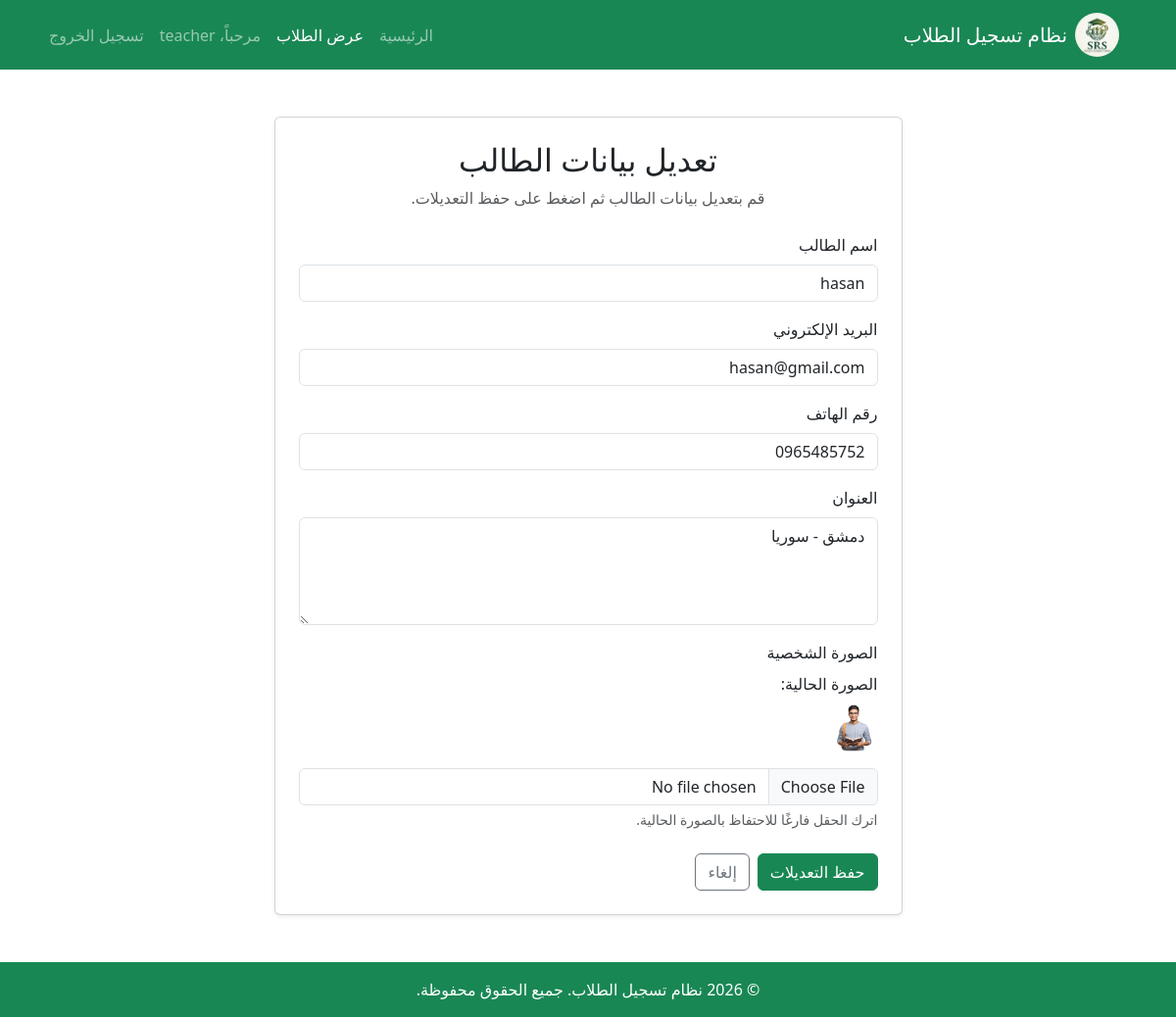
/update_student.php?id=11 (signed in), run on the app's committed database.
### tables this page shows
CREATE TABLE `students` (
  `id` int(11) NOT NULL,
  `name` varchar(100) DEFAULT NULL,
  `email` varchar(100) DEFAULT NULL,
  `phone` varchar(15) DEFAULT NULL,
  `address` text DEFAULT NULL,
  `profile_picture` varchar(255) DEFAULT NULL,
  `created_at` timestamp NOT NULL DEFAULT current_timestamp() ON UPDATE current_timestamp()
);

### update_student.php (the view, shortened to what this page needs)
<?php
require_once 'includes/db.php';
$id = (int) $_GET['id'];
$sql = "SELECT * FROM students
        WHERE id = :id
        LIMIT 1";
$stmt = $conn->prepare($sql);
$stmt->execute([
    'id' => $id
]);
$student = $stmt->fetch();
$name = $student['name'];
$email = $student['email'];
$phone = $student['phone'];
$address = $student['address'];
$profile_picture = $student['profile_picture'];
?>
<!DOCTYPE html>
<html lang="ar" dir="rtl">
<head>
    <link href="https://cdn.jsdelivr.net/npm/bootstrap@5.3.3/dist/css/bootstrap.min.css" rel="stylesheet">
    <link rel="stylesheet" href="assets/css/style.css">
</head>
<body>
    <nav class="navbar navbar-expand-lg navbar-dark bg-success">
        <div class="container">
            <a class="navbar-brand d-flex align-items-center" href="index.php">
                <img src="assets/img/logo.jpeg" alt="شعار النظام" class="navbar-logo">
                <span class="me-2">
                    نظام تسجيل الطلاب
                </span>
            </a>
            <div class="collapse navbar-collapse" id="navbarContent">
                <ul class="navbar-nav me-auto">
                    <li class="nav-item">
                        <a class="nav-link" href="index.php">
                            الرئيسية
                        </a>
                    </li>
                    <li class="nav-item">
                        <a class="nav-link active" href="view_student.php">
                            عرض الطلاب
                        </a>
                    </li>
                    <?php if (isset($_SESSION['user_id'])): ?>
                        <li class="nav-item">
                            <span class="nav-link">
                                مرحباً،
                                <?php echo htmlspecialchars($_SESSION['username']); ?>
                            </span>
                        </li>
                        <li class="nav-item">
                            <a class="nav-link" href="logout.php">
                                تسجيل الخروج
                            </a>
                        </li>
                    <?php endif; ?>
                </ul>
            </div>
        </div>
    </nav>
    <main>
        <section class="py-5">
            <div class="container">
                <div class="row justify-content-center">
                    <div class="col-lg-7">
                        <div class="card shadow-sm">
                            <div class="card-body p-4">
                                <div class="text-center mb-4">
                                    <h2>
                                        تعديل بيانات الطالب
                                    </h2>
                                    <p class="text-muted">
                                        قم بتعديل بيانات الطالب ثم اضغط على حفظ التعديلات.
                                    </p>
                                </div>
                                <form method="POST" action="update_student.php?id=<?php echo $id; ?>"
                                    enctype="multipart/form-data">
                                    <div class="mb-3">
                                        <label for="name" class="form-label">
                                            اسم الطالب
                                        </label>
                                        <input type="text" class="form-control" id="name" name="name"
                                            value="<?php echo htmlspecialchars($name); ?>" required>
                                    </div>
                                    <div class="mb-3">
                                        <label for="email" class="form-label">
                                            البريد الإلكتروني
                                        </label>
                                        <input type="email" class="form-control" id="email" name="email"
                                            value="<?php echo htmlspecialchars($email); ?>" required>
                                    </div>
                                    <div class="mb-3">
                                        <label for="phone" class="form-label">
                                            رقم الهاتف
                                        </label>
                                        <input type="text" class="form-control" id="phone" name="phone"
                                            value="<?php echo htmlspecialchars($phone); ?>" required>
                                    </div>
                                    <div class="mb-3">
                                        <label for="address" class="form-label">
                                            العنوان
                                        </label>
                                        <textarea class="form-control" id="address" name="address" rows="4"
                                            required><?php echo htmlspecialchars($address); ?></textarea>
                                    </div>
                                    <div class="mb-4">
                                        <label for="profile_picture" class="form-label">
                                            الصورة الشخصية
                                        </label>
                                        <?php if (!empty($profile_picture)): ?>
                                            <div class="mb-3">
                                                <p class="mb-2">
                                                    الصورة الحالية:
                                                </p>
                                                <img src="assets/uploads/<?php echo htmlspecialchars($profile_picture); ?>"
                                                    alt="الصورة الحالية" class="student-picture">
                                            </div>
                                        <?php else: ?>
                                            <p class="text-muted">
                                                لا توجد صورة حالية.
                                            </p>
                                        <?php endif; ?>
                                        <input type="file" class="form-control" id="profile_picture"
                                            name="profile_picture" accept="image/jpeg,image/png,image/gif">
                                        <div class="form-text">
                                            اترك الحقل فارغًا للاحتفاظ بالصورة الحالية.
                                        </div>
                                    </div>
                                    <div class="d-flex gap-2">
                                        <button type="submit" class="btn btn-success">
                                            حفظ التعديلات
                                        </button>
                                        <a href="view_student.php" class="btn btn-outline-secondary">
                                            إلغاء
                                        </a>
                                    </div>
                                </form>
                            </div>
                        </div>
                    </div>
                </div>
            </div>
        </section>
    </main>
    <footer class="bg-success text-white text-center py-3">
        <div class="container">
            <p class="mb-0">
                &copy; 2026 نظام تسجيل الطلاب.
                جميع الحقوق محفوظة.
            </p>
        </div>
    </footer>
</body>
</html>

### style.css (style rules this page uses)
body { min-height: 100vh; display: flex; flex-direction: column; }
main { flex: 1; }
.navbar-logo { width: 45px; height: 45px; object-fit: cover; border-radius: 50%; }
.student-picture { width: 50px; height: 50px; object-fit: cover; border-radius: 50%; }
footer { margin-top: auto; }

### data on the page
students: name "hasan", email "hasan@gmail.com", phone "0965485752", address "دمشق - سوريا", profile_picture (picture)

### other printed values
$_SESSION['username'] "teacher"
